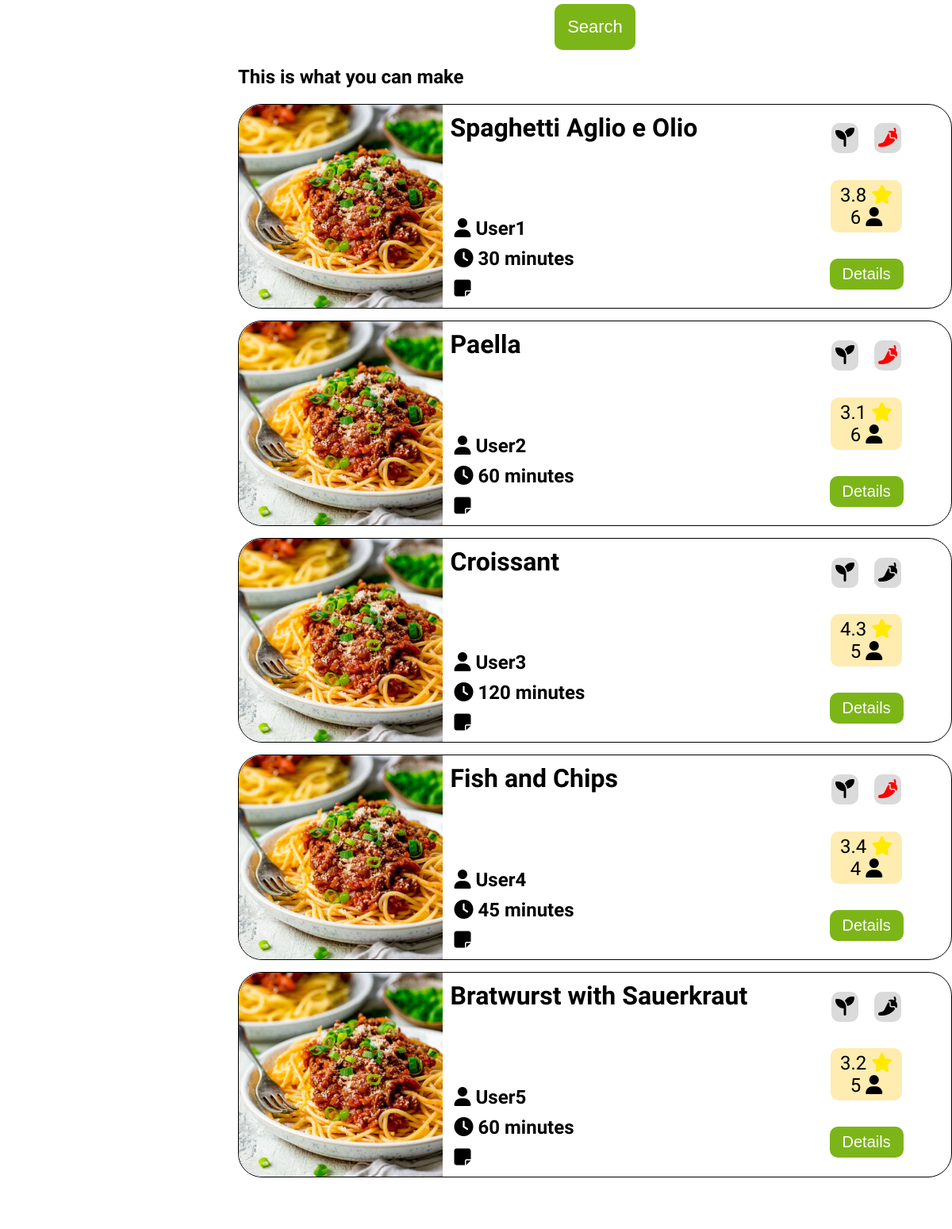
Page /Views/cook.php (lower part) on the earlier database version.
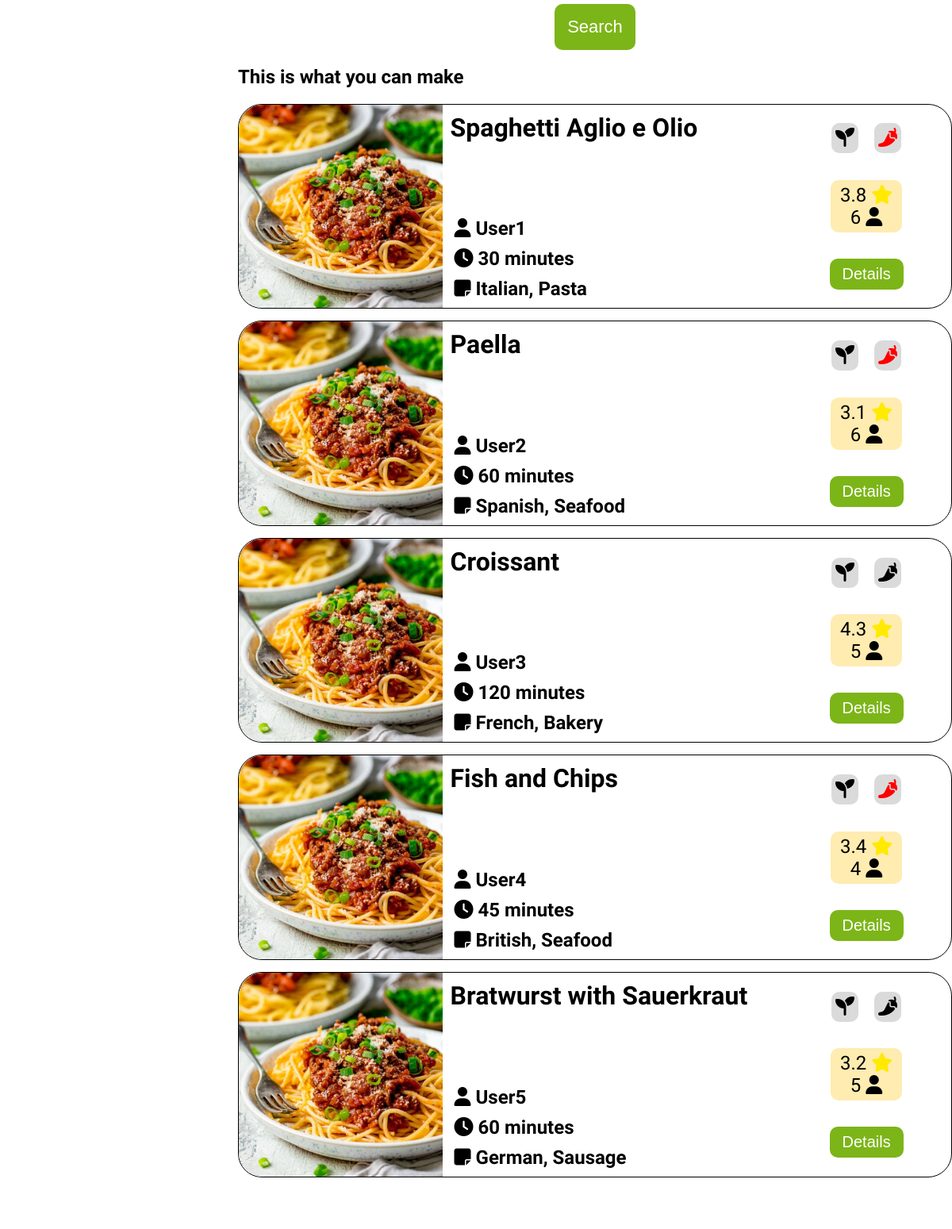
Same page on the later database version.
### tables this page shows
CREATE TABLE `recipes` (
  `recipe_id` int(11) NOT NULL,
  `title` longtext NOT NULL,
  `categories` text NOT NULL,
  `isVegan` tinyint(1) NOT NULL,
  `isSpicy` tinyint(1) NOT NULL,
  `time` double NOT NULL,
  `ingredients` longtext NOT NULL,
  `user_id` int(11) NOT NULL,
  `methodOfPrep` text NOT NULL,
  `image_path` text DEFAULT NULL
);

CREATE TABLE `users` (
  `users_id` int(11) NOT NULL,
  `users_email` varchar(50) NOT NULL,
  `users_user_name` varchar(50) NOT NULL,
  `users_password` longtext NOT NULL,
  `isSpicy` tinyint(1) DEFAULT NULL,
  `isVegan` tinyint(1) DEFAULT NULL,
  `image_path` text NOT NULL
);

### Classes/recipe_classes.php (called while the page is built, shortened)
<?php
class Recipe extends \Dbh
{
    private string $title;
    private array $categories;
    private int $is_vegan;
    private int $is_spicy;
    private int $time;
    private int $user_id;
    public function __construct(string $title, array $categories, int $is_vegan, int $is_spicy, int $time, array $ingredients, int $user_id, $methodOfPrep, int $id = -1)
    {
        $this->title = $title;
        $this->categories = $categories;
        $this->is_vegan = $is_vegan;
        $this->is_spicy = $is_spicy;
        $this->time = $time;
        $this->user_id = $user_id;
    }
    public static function getTrendingRecipes(int $x): array
    {
        $dbh = new Dbh();
        $connection = $dbh->connect();
        $query = 'SELECT * FROM recipes';
        $stmt = $connection->query($query);
        $recipesData = $stmt->fetchAll(PDO::FETCH_ASSOC);
        $pairs = [];
        foreach ($recipesData as $recipeData) {
            $recipe = new Recipe(
                $recipeData['title'],
                explode(',', $recipeData['categories']),
                (int)$recipeData['isVegan'],
                (int)$recipeData['isSpicy'],
                (int)$recipeData['time'],
                explode(',', $recipeData['ingredients']),
                (int)$recipeData['user_id'],
                $recipeData['methodOfPrep'],
                $recipeData['recipe_id']
            );
            $pair = array($recipe, self::setFinalRating($recipe));
            $pairs[] = $pair;
        }
        uasort($pairs, function ($a, $b) {
            return $b[1] - $a[1];
        });
        $i = 0;
        $recipes = [];
        foreach ($pairs as $pair) {
            $recipes[] = $pair[0];
            $i++;
            if ($i == $x) break;
        }
        return $recipes;
    }
    public static function setFinalRating(Recipe $recipe)
    {
        $rating = $recipe->getRating();
        $users = $recipe->getRatingUsersCount();
        return 0;
    }
    public static function getRecipeIdFromDataBase($title)
    {
        $dbh = new Dbh();
        $connection = $dbh->connect();
        $query = "SELECT recipe_id FROM recipes WHERE title = :title";
        $stmt = $connection->prepare($query);
        $stmt->bindValue(':title', $title, PDO::PARAM_STR);
        $stmt->execute();
        $recipeData = $stmt->fetch(PDO::FETCH_ASSOC);
        return $recipeData['recipe_id'] ?? 1;
    }
    public function getRating()
    {
        $dbh = new Dbh();
        $connection = $dbh->connect();
        $id = self::getRecipeIdFromDataBase($this->getTitle());
        $query = "SELECT rating FROM ratings WHERE recipe_id = :id";
        $stmt = $connection->prepare($query);
        $stmt->bindValue(':id', (int)$id, PDO::PARAM_INT);
        $stmt->execute();
        $ratingsData = $stmt->fetchAll(PDO::FETCH_ASSOC);
        $ratings = [];
        foreach ($ratingsData as $ratingData) {
            $ratings[] = (float)$ratingData['rating'];
        }
        if (count($ratings) != 0) return round(array_sum($ratings) / count($ratings), 1);
        return .0;
    }
    public function getRatingUsersCount()
    {
        $dbh = new Dbh();
        $connection = $dbh->connect();
        $id = self::getRecipeIdFromDataBase($this->getTitle());
        $query = "SELECT COUNT(user_id) AS users FROM ratings WHERE recipe_id = :id";
        $stmt = $connection->prepare($query);
        $stmt->bindValue(':id', $id, PDO::PARAM_INT);
        $stmt->execute();
        $recipeData = $stmt->fetch(PDO::FETCH_ASSOC);
        $users = $recipeData['users'] ?? 1;
        return $users;
    }
    public function getCategoriesAsString(): string
    {
        $temp_categories = $this->getCategories();
        $str = $temp_categories[0];
        for ($i = 1; $i < count($temp_categories); $i++) {
            $str .= ", " . $temp_categories[$i];
        }
        return $str;
    }
    public function getTitle(): string
    {
        return $this->title;
    }
    public function getCategories(): array
    {
        return $this->categories;
    }
    public function getIsVegan(): int
    {
        return $this->is_vegan;
    }
    public function getIsSpicy(): int
    {
        return $this->is_spicy;
    }
    public function getUsername(): string
    {
        $dbh = new Dbh();
        $connection = $dbh->connect();
        $query = 'SELECT * FROM users WHERE users_id = ' . $this->user_id;
        $stmt = $connection->query($query);
        $data = $stmt->fetchAll(PDO::FETCH_ASSOC);
        if (isset($data[0]['users_user_name'])) {
            return $data[0]['users_user_name'];
        } else {
            return '';
        }
    }
    public function getTime(): int
    {
        return $this->time;
    }
}

### Views/cook.php (the view, shortened to what the changed rows need)
<?php require "nav.php" ?>
<link rel="stylesheet" href="CSS/cook.css">
<link rel="stylesheet" href="CSS/body_grid.css">
<main class="loggedIn">
            <?php
            require_once '../Classes/Ingredient_classes.php';
            $ingredients_categories = Ingredient::getAllCategories();
            foreach ($ingredients_categories as $category) {
                $ingredients = Ingredient::getIngredients($category->getCategoryId());
            }
            ?>
    <h2>This is what you can make</h2>
    <section class="top_trending_recipes">
        <?php
        require_once '../Classes/recipe_classes.php';
        $recipes = Recipe::getTrendingRecipes(5);
        foreach ($recipes as $recipe) {
        ?>
            <div class="col-xs-12">
                <article class="card">
                    <img src="../Views/Images/spaghetti_test.png" alt="">
                    <div class="card--content">
                        <h2 class="card--title">
                            <?php echo $recipe->getTitle(); ?>
                        </h2>
                        <div class="card--details">
                            <p>
                                <i class="fa-solid fa-user"></i>
                                <?php echo $recipe->getUsername(); ?>
                            </p>
                            <p>
                                <i class="fa-solid fa-clock"></i>
                                <?php echo $recipe->getTime(); ?> minutes
                            </p>
                            <p>
                                <i class="fa-solid fa-note-sticky"></i>
                                <?php echo $recipe->getCategoriesAsString(); ?>
                            </p>
                        </div>
                        <div class="card--vegan_spicy">
                            <div class="bg--gray <?php echo $recipe->getIsVegan() ? 'vegan--active' : ''; ?>">
                                <i class="fa-solid fa-seedling"></i>
                            </div>
                            <div class="bg--gray <?php echo $recipe->getIsSpicy() ? 'spicy--active' : ''; ?>">
                                <i class="fa-solid fa-pepper-hot"></i>
                            </div>
                        </div>
                        <div class="card--rating">
                            <div class="box">
                                <p class="card--score">
                                    <?php echo $recipe->getRating(); ?>
                                    <i class="fa-solid fa-star"></i>
                                </p>
                                <p class="card--number">
                                    <?php echo $recipe->getRatingUsersCount(); ?>
                                    <i class="fa-solid fa-user"></i>
                                </p>
                            </div>
                        </div>
                        <form method="post" action="recipe_details.php">
                            <button type="submit" name="recipe_details_submit" class="card--button">Details</button>
                        </form>
                    </div>
                </article>
            </div>
        <?php
        }
        ?>
    </section>
</main>

Differences in the rows shown:
changed recipes "Spaghetti Aglio e Olio": CategoriesAsString (not shown) → "Italian, Pasta"
changed recipes "Paella": CategoriesAsString (not shown) → "Spanish, Seafood"
changed recipes "Croissant": CategoriesAsString (not shown) → "French, Bakery"
changed recipes "Fish and Chips": CategoriesAsString (not shown) → "British, Seafood"
changed recipes "Bratwurst with Sauerkraut": CategoriesAsString (not shown) → "German, Sausage"
